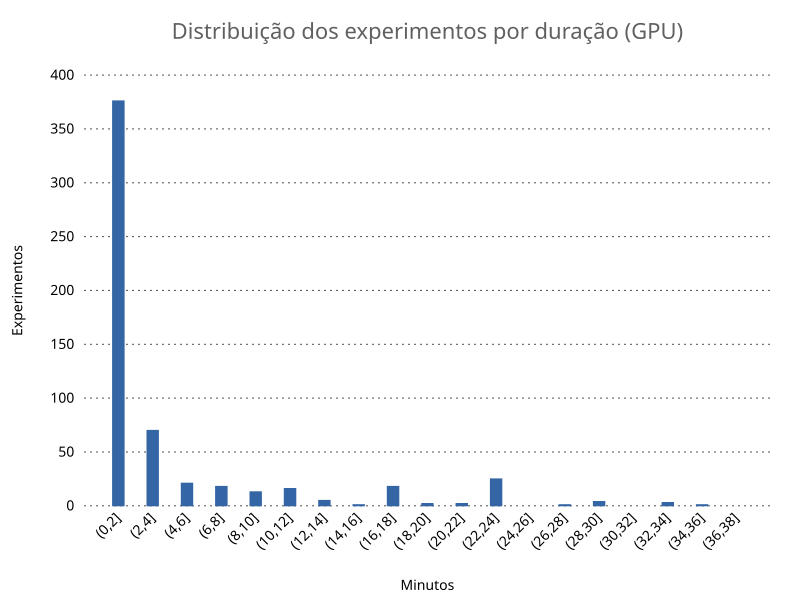

Source code (gnuplot):
# Output to SVG, with Verdana 8pt font
set terminal svg size 800,600 enhanced font "sans-serif,14"

# Thinner, filled bars
set boxwidth 0.4
set style fill solid 1.00 

# Set a title and Y label. The X label is obviously months, so we don't set it.
set title "Distribuição dos experimentos por duração (GPU)" font ",22" tc rgb "#606060"
set ylabel "Experimentos"

set xlabel "Minutos"

# Rotate X labels and get rid of the small stripes at the top (nomirror)
set xtics right rotate by 45 offset 0,0
#set xtics offset 0 center

# Show human-readable Y-axis. E.g. "100 k" instead of 100000.
#set format y '%.0s %c'

# Replace small stripes on the Y-axis with a horizontal gridlines
set tic scale 0
set grid ytics lc rgb "#505050" lw 1

# Remove border around chart
unset border

# Manual set the Y-axis range
#set yrange [100000 to 300000]

set output 'gpu.svg'
set boxwidth 1
set style data histograms
plot "gpu.dat" using 2:xtic(1) notitle lt rgb "#3465a4"
